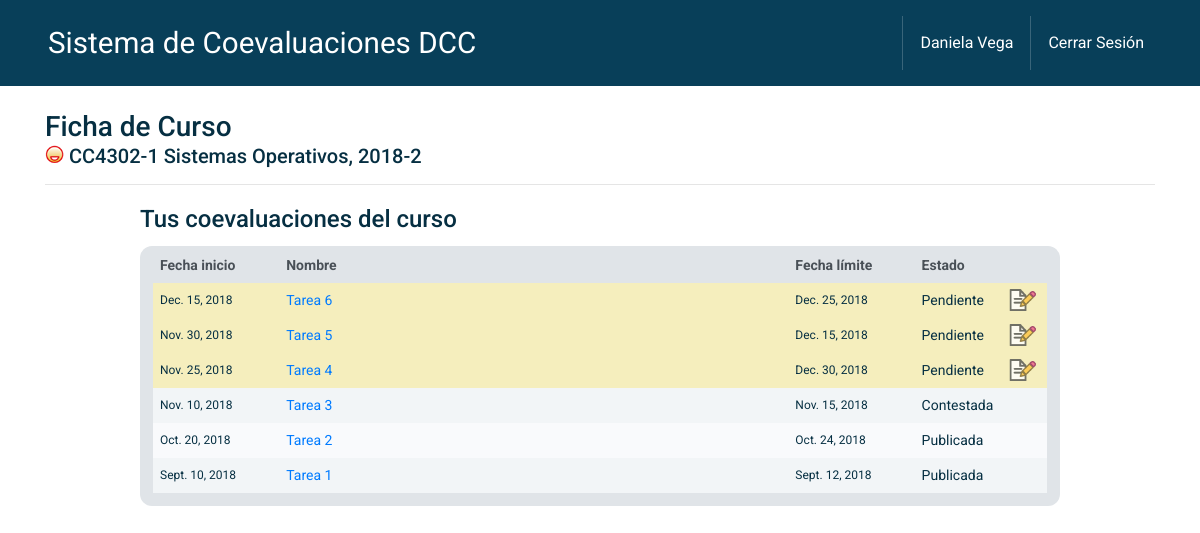
Screenshot of /tarea4/fichaCursoEst/2 (signed in) with the database file from the repository.
### tarea4/models.py (models this page shows)
class Coevaluacion(models.Model):
    nombre = models.CharField(max_length=30)
    listaEstados = (('ABIERTA', 'abierta'), ('CERRADA', 'cerrada'), ('PUBLICADA', 'publicada'))
    estado = models.CharField(max_length=20, choices=listaEstados, default='abierta')
    fecha_inicio = models.DateField()
    fecha_termino = models.DateField()
    curso = models.ForeignKey(Curso, on_delete=models.CASCADE)
    preguntas = models.ForeignKey(Pregunta, on_delete=models.SET_NULL, null=True)

### tarea4/views.py (the view)
# urls.py: path('fichaCursoEst/<int:idCurso>', views.fichaCursoEstudiante, name='fichaCursoEstudiante'),
def fichaCursoEstudiante(request, idCurso):
    userID = request.user.id
    userNombre = request.user.first_name + " " + request.user.last_name
    curso = Curso.objects.get(id=idCurso)
    coevs = Coevaluacion.objects.filter(curso=idCurso, curso__usuariocurso__user=userID).order_by('-fecha_inicio')
    dataCurso = curso.Codigo + "-" + str(curso.Seccion) + " " + curso.Nombre + ", " + str(curso.Ano) + "-" + str(
        curso.Semestre)
    listaCoev = []
    for coev in coevs:
        grupo = Grupo.objects.get(curso=coev.curso, estudiante=userID).estudiante.all()
        contestada = True
        for integrante in grupo:
            if integrante.id != userID:
                if not Respuestas.objects.filter(coevaluacion=coev.id, estudianteEvaluado=integrante.id,
                                                 estudianteRespondedor=userID).exists():
                    contestada = False;
                    break
        estado = ""
        if contestada and coev.estado.lower() == "publicada":
            estado = "publicada"
        elif contestada:
            estado = "contestada"
        elif coev.estado.lower() == "abierta":
            estado = "pendiente"
        else:
            estado = coev.estado.lower()
        listaCoev.append(
            {'fechaIni': coev.fecha_inicio, 'fechaTer': coev.fecha_termino, 'nombre': coev.nombre, 'estadoTr':
                estado, 'id': coev.id, 'estado': estado.capitalize()})
    return render(request, 'fichaCursoEstudiante.html', {'dataCurso': dataCurso, 'coevs': listaCoev, 'userNombre': userNombre})

### templates/tarea4/fichaCursoEstudiante.html (shortened to what this page needs)
<!DOCTYPE html>
    <html lang="es">
    <head>
        {% load static %}
        <link rel="stylesheet" href="{% static 'tarea4/css/bootstrap.min.css' %}"/>
        <link rel="stylesheet" href="{% static 'tarea4/css/coeval.css' %}"/>
    </head>
    <body>
        <nav class="navbar navbar-expand-lg navbar-dark bg-dark px-5 py-3">
            <a class="navbar-brand" href="{% url 'landingPage' %}">Sistema de Coevaluaciones DCC</a>
            <div class="collapse navbar-collapse" id="navbarSupportedContent">
                <ul class="navbar-nav ml-auto">
                    <li class="nav-item">
                        <a class="nav-link" href="{% url 'perfil' %}">{{ userNombre }}</a>
                    </li>
                    <li class="nav-item">
                        <a class="nav-link" href="{% url 'logout' %}">Cerrar Sesión</a>
                    </li>
                </ul>
            </div>
        </nav>
        <div class="container">
            <h3 class="d-inline-block page-title">Ficha de Curso</h3>
            <h5 class="mb-3">
                <div class="cargos cargos-alumno"></div>
                {{ dataCurso }}
            </h5>
            <hr/>
            <div class="row">
                <div class="col-md-10 offset-1">
            		<h4 class="d-inline-block mt-1">Tus coevaluaciones del curso</h4>
                    <div class="table-wrap table-responsive my-1">
                        <table class="table table-coeval-curso table-striped table-hover mb-0">
                            <thead class="thead-light">
                                <tr>
                                    <th class="th-fecha">Fecha inicio</th>
                                    <th class="th-titulo">Nombre</th>
                                    <th class="th-fecha">Fecha límite</th>
                                    <th class="th-estado">Estado</th>
                                    <th class="th-iconos"></th>
                                </tr>
                            </thead>
                            <tbody>
                            {% for coev in coevs %}
                                <tr class="tr-{{ coev.estadoTr }}">
                                    <td class="td-fecha">
                                        {{ coev.fechaIni }}
                                    </td>
                                    <td> <a href="{% url 'fichaCoevaluacion' coev.id %}"> {{ coev.nombre }}</a>  </td>
                                    <td class="td-fecha">
                                        {{ coev.fechaTer }}
                                    </td>
                                    <td>{{ coev.estado }}</td>
                                    <td class="td-icon">
                                        {% if coev.estado == 'Pendiente' %}
                                        <a href="{% url 'fichaCoevaluacion' coev.id %}" title="Responder coevaluación"><img class="clickable-icon answer-icon wiggle" src="{%  static 'tarea4/icon/answer-icon.png'%}" alt="Responder coevaluación" width="28" height="28"></a>
                                        {% endif %}
                                    </td>
                                </tr>
                            {% endfor %}
                            </tbody>
                        </table>
                    </div>
                </div>
            </div>
        </div>
    </body>
    </html>

### tarea4/static/tarea4/css/coeval.css (style rules this page uses)
body { font-family: Roboto; margin-bottom: 30px; color: #062f42; overflow-y: scroll; }
.page-title { margin-top: 1.5rem; margin-bottom: 0rem; }
.navbar.bg-dark { background-color: #083f59!important; }
.navbar-dark .navbar-nav .nav-link, .navbar-dark .navbar-nav .nav-link:focus, .navbar-dark .navbar-nav .nav-link:hover { color: #fff; }
.navbar a { color: #fff; border-radius: 20px; }
.navbar-brand { font-weight: normal; font-size: 1.85em; }
.nav-item { padding-top: .45rem; padding-bottom: .45rem; }
.table-wrap, .gestionar-wrap { background-color: #e0e4e8; padding: 2px 13px 13px 13px; border-radius: 12px; }
.table thead th { font-weight: bold; border-style: none; }
.table .thead-light th { background-color: #e0e4e8; }
.table { font-size: 0.875rem; table-layout: fixed; white-space: nowrap; }
.table tbody { background-color: #f9fafc; }
.table-striped tbody tr:nth-of-type(odd) { background-color: #f9fafc; }
.table-striped tbody tr:nth-of-type(even) { background-color: #f2f5f7; }
.table.table-hover tr { cursor: pointer; }
.table tr, .table td, .table th { border-style: none; vertical-align: middle!important; }
.table td, .table th { padding: 0.4375rem; overflow: hidden; text-overflow: ellipsis; }
.td-fecha { font-size: 0.75rem; }
td.td-icon { padding: 0.2rem; }
.th-fecha { width: 6.2rem }
.th-titulo { width: 11.6rem }
.th-estado { width: 4.5rem }
.th-iconos { width: 2rem }
.table-coeval-curso .th-fecha { width: 6.2rem; }
.table-coeval-curso .th-titulo { width: 25rem; }
.table-coeval-curso .th-estado { width: 4.5rem; }
.table-coeval-curso .th-iconos { width: 2rem; }
.tr-pendiente { background-color: #f5eebd!important; }
.clickable-icon { opacity: 0.8; -webkit-transition: .25s cubic-bezier(0.85, -1.93, 0.2, 3.29); -moz-transition: .25s cubic-bezier(0.85, -1.93, 0.2, 3.29); transition: .25s cubic-bezier(0.85, -1.93, 0.2, 3.29); }
.cargos { float: left; width: 19px; height: 19px; background-position: center; background-repeat: no-repeat; margin-right: 5px; }
.cargos-alumno { background-image: url(../icon/cargos-alumno.png) }
.tr-pendiente { -webkit-animation: notif-pendiente 3s ease-out 0.7s 1 normal; -moz-animation: notif-pendiente 3s ease-out 0.7s 1 normal; -o-animation: notif-pendiente 3s ease-out 0.7s 1 normal; animation: notif-pendiente 3s ease-out 0.7s 1 normal; }
.clickable-icon.wiggle { -webkit-animation: wiggle 1.8s ease .7s infinite normal; -moz-animation: wiggle 1.8s ease .7s infinite normal; -o-animation: wiggle 1.8s ease .7s infinite normal; animation: wiggle 1.8s ease .7s infinite normal; }

### rows the page displays
Coevaluacion: fechaIni "Dec. 15, 2018", nombre "Tarea 6", fechaTer "Dec. 25, 2018"
Coevaluacion: fechaIni "Nov. 30, 2018", nombre "Tarea 5", fechaTer "Dec. 15, 2018"
Coevaluacion: fechaIni "Nov. 25, 2018", nombre "Tarea 4", fechaTer "Dec. 30, 2018"
Coevaluacion: fechaIni "Nov. 10, 2018", nombre "Tarea 3", fechaTer "Nov. 15, 2018"
Coevaluacion: fechaIni "Oct. 20, 2018", nombre "Tarea 2", fechaTer "Oct. 24, 2018"
Coevaluacion: fechaIni "Sept. 10, 2018", nombre "Tarea 1", fechaTer "Sept. 12, 2018"

### other values shown
{{ userNombre }} "Daniela Vega"
{{ dataCurso }} "CC4302-1 Sistemas Operativos, 2018-2"
{{ coev.estado }} "Pendiente" "Pendiente" "Pendiente" "Contestada" "Publicada" "Publicada"
